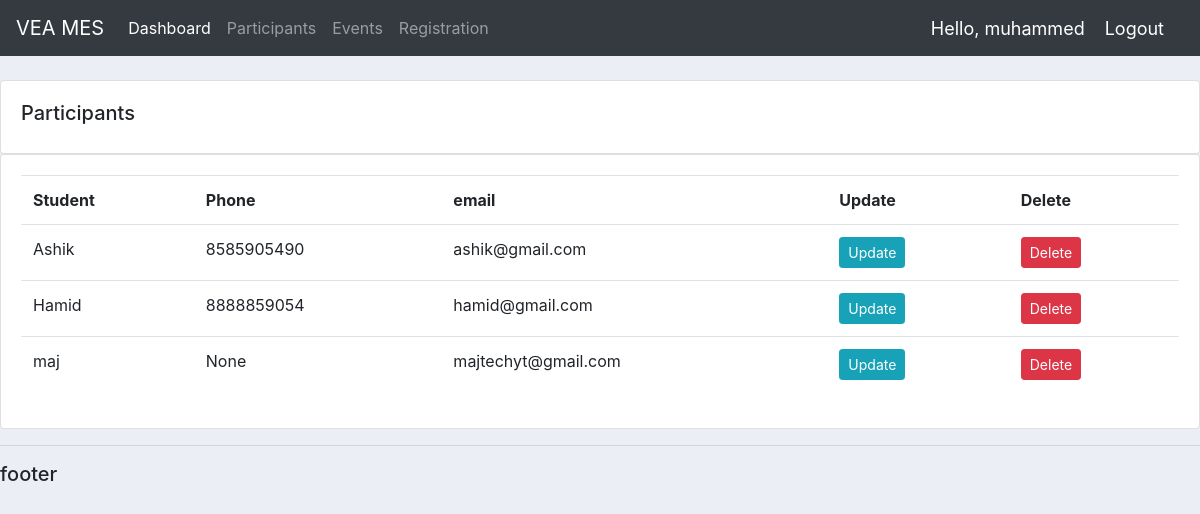
Screenshot of /participants/ (signed in) with the database file from the repository.
### accounts/models.py (models this page shows, shortened)
class Participant(models.Model):
    user = models.OneToOneField(User, null=True, on_delete=models.CASCADE)
    name = models.CharField(max_length=200, null=True)
    phone = models.CharField(max_length=200, null=True)
    email = models.CharField(max_length=200, null=True)
    date_created = models.DateTimeField(auto_now_add=True, null=True)

### accounts/views.py (the view)
# urls.py: path('participants/', views.participant, name='participants'),
@login_required(login_url='login')
def participant(request):
    participant = Participant.objects.all()
    return render(request, 'accounts/profile2.html', {'participant': participant})

### accounts/templates/accounts/profile2.html (shortened to what this page needs)
{% extends 'accounts/main.html' %}
{% block content %}
    		<br>
		<div class="row">
			<div class="col-md">
				<div class="card card-body">
					<h5>Participants</h5>
				</div>
				<div class="card card-body">
					<table class="table">
						<tr>
					<th>Student</th>
					<th>Phone</th>
					<th>email</th>
					<th>Update</th>
					<th>Delete</th>
						</tr>
				{% for participant in participant %}
				<tr>
					<td>{{participant.name}}</td>
					<td>{{participant.phone}}</td>
					<td>{{participant.email}}</td>
					<td><a class="btn btn-sm btn-info" href="{% url 'update_participant' participant.id %}">Update</a> </td>
					<td><a class="btn btn-sm btn-danger" href="{% url 'delete_participant' participant.id %}">Delete</a> </td>
				</tr>
				{% endfor %}
					</table>
				</div>
			</div>
		</div>
{% endblock %}

### accounts/templates/accounts/navbar.html (shortened to what this page needs)
{% load static %}
<nav class="navbar navbar-expand-lg navbar-dark bg-dark">
  <a class="navbar-brand" href="{% url 'home' %}">VEA MES</a>
  <div class="collapse navbar-collapse" id="navbarNav">
    <ul class="navbar-nav">
      {% if request.user.is_staff %}
      <li class="nav-item active">
        <a class="nav-link" href="{% url 'home' %}">Dashboard</a>
      </li>
      <li class="nav-item">
        <a class="nav-link" href="{% url 'participants' %}">Participants</a>
      </li>
      <li class="nav-item">
        <a class="nav-link" href="{% url 'events' %}">Events</a>
      </li>
      <li class="nav-item">
        <a class="nav-link" href="{% url 'event_member' %}">Registration</a>
      </li>
      {% else %}
       <li class="nav-item">
        <a class="nav-link" href="{% url 'account' %}">Profile</a>
      </li>
      {% endif %}
    </ul>
  </div>
  <span class="hello-msg">Hello, {{request.user}}</span>
  <span ><a  class="hello-msg" href="{% url 'logout' %}">Logout</a></span>
</nav>

### static/css/main.css (style rules this page uses)
body { background-color: #ebeff5; }

### accounts/templates/accounts/navbar.html (style rules this page uses)
.hello-msg { font-size: 18px; color: #fff; margin-right: 20px; }

### rows the page displays
Participant: name "Ashik", phone "8585905490", email "ashik@gmail.com"
Participant: name "Hamid", phone "8888859054", email "hamid@gmail.com"
Participant: name "maj", phone "None", email "majtechyt@gmail.com"

### other values shown
{{ request.user }} "muhammed"
